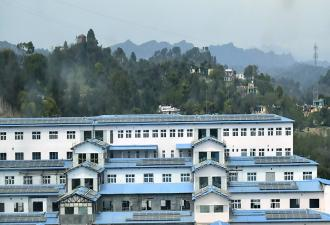
#> input picture CV Assignment 4/north.jpg, 330 x 225 px
$ python q4log.py   (older library calls are emulated)
#> lines starting #> are read from the running program, lines starting #| are printed output that depends on the picture

import cv2
import numpy as np

# Load the image in greyscale
img = cv2.imread('north.jpg',0)
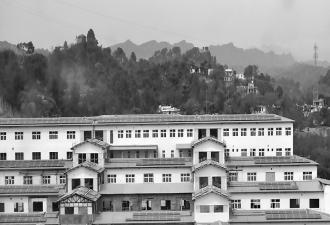
#> img: shape (225, 330); min 0, max 255, mean 143.1
cv2.imshow('Original image',img)
cv2.waitKey(0)
# Apply Gaussian Blur
blur = cv2.GaussianBlur(img,(3,3),0)
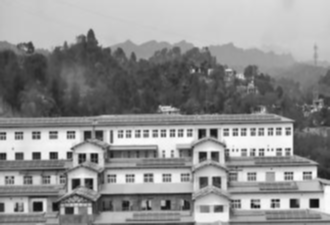
#> blur: shape (225, 330); min 14, max 252, mean 143.1

# Apply Laplacian operator in some higher datatype
laplacian = cv2.Laplacian(blur,cv2.CV_64F)
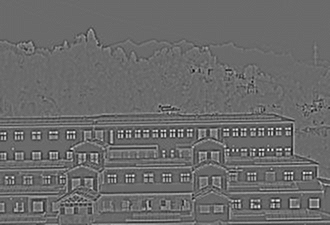
#> laplacian: shape (225, 330) float64; min -114, max 158, mean 0; drawn with min black and max white
laplacian1 = laplacian/laplacian.max()
log = laplacian1
cv2.imshow('a7',laplacian1)
cv2.waitKey(0)
def Zero_crossing(image,val):
#> called with val = 0
    z_c_image = np.zeros(image.shape)

    # For each pixel, count the number of positive
    # and negative pixels in the neighborhood

    for i in range(1, image.shape[0] - 1):
        for j in range(1, image.shape[1] - 1):
            negative_count = 0
            positive_count = 0
            neighbour = [image[i+1, j-1],image[i+1, j],image[i+1, j+1],image[i, j-1],image[i, j+1],image[i-1, j-1],image[i-1, j],image[i-1, j+1]]
            d = max(neighbour)
            e = min(neighbour)
            for h in neighbour:
                if h>0:
                    positive_count += 1
                elif h<0:
                    negative_count += 1


            # If both negative and positive values exist in
            # the pixel neighborhood, then that pixel is a
            # potential zero crossing

            z_c = ((negative_count > 0) and (positive_count > 0))

            # Change the pixel value with the maximum neighborhood
            # difference with the pixel

            if z_c:
                if image[i,j]>val:
                    z_c_image[i, j] = image[i,j] + np.abs(e)
                elif image[i,j]<val:
                    z_c_image[i, j] = np.abs(image[i,j]) + d
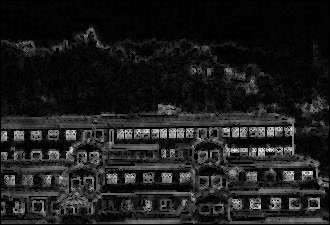
#> z_c_image: shape (225, 330) float64; min 0, max 1.21, mean 0.138; drawn with min black and max white

    # Normalize and change datatype to 'uint8' (optional)
    z_c_norm = z_c_image/z_c_image.max()*255
    z_c_image = np.uint8(z_c_norm)


    return z_c_image
img1 = Zero_crossing(log,0)
print(img1)
#> (printed output is left out)
img2 = Zero_crossing(log,8)
#> call 2 of Zero_crossing, with val = 8
#> after the loop in Zero_crossing (call 2), `for i in range(1, image.shape[0] - 1):`:
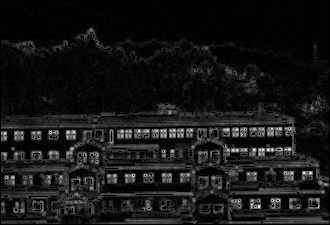
#> z_c_image: shape (225, 330) float64; min 0, max 1.86, mean 0.165; drawn with min black and max white
print(img2)
#> (printed output is left out)
cv2.imshow('img1',img1)
cv2.imshow('img2',img2)
cv2.waitKey()

$ run again, with CV Assignment 4/coins.png saved as CV Assignment 4/north.jpg
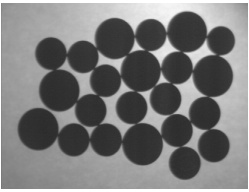
#> input picture CV Assignment 4/coins.png, 249 x 192 px
#> img is the input picture: shape (192, 249); min 42, max 255, mean 121.8
#> `laplacian = cv2.Laplacian(blur,cv2.CV_64F)`:
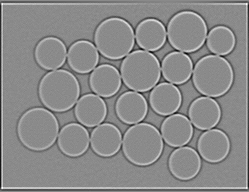
#> laplacian: shape (192, 249) float64; min -73, max 61, mean -0.2; drawn with min black and max white
#> (printed output is left out)
#> after the loop in Zero_crossing (call 2), `for i in range(1, image.shape[0] - 1):`:
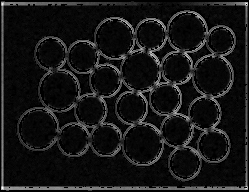
#> z_c_image: shape (192, 249) float64; min 0, max 1.89, mean 0.168; drawn with min black and max white
#> (printed output is left out)
